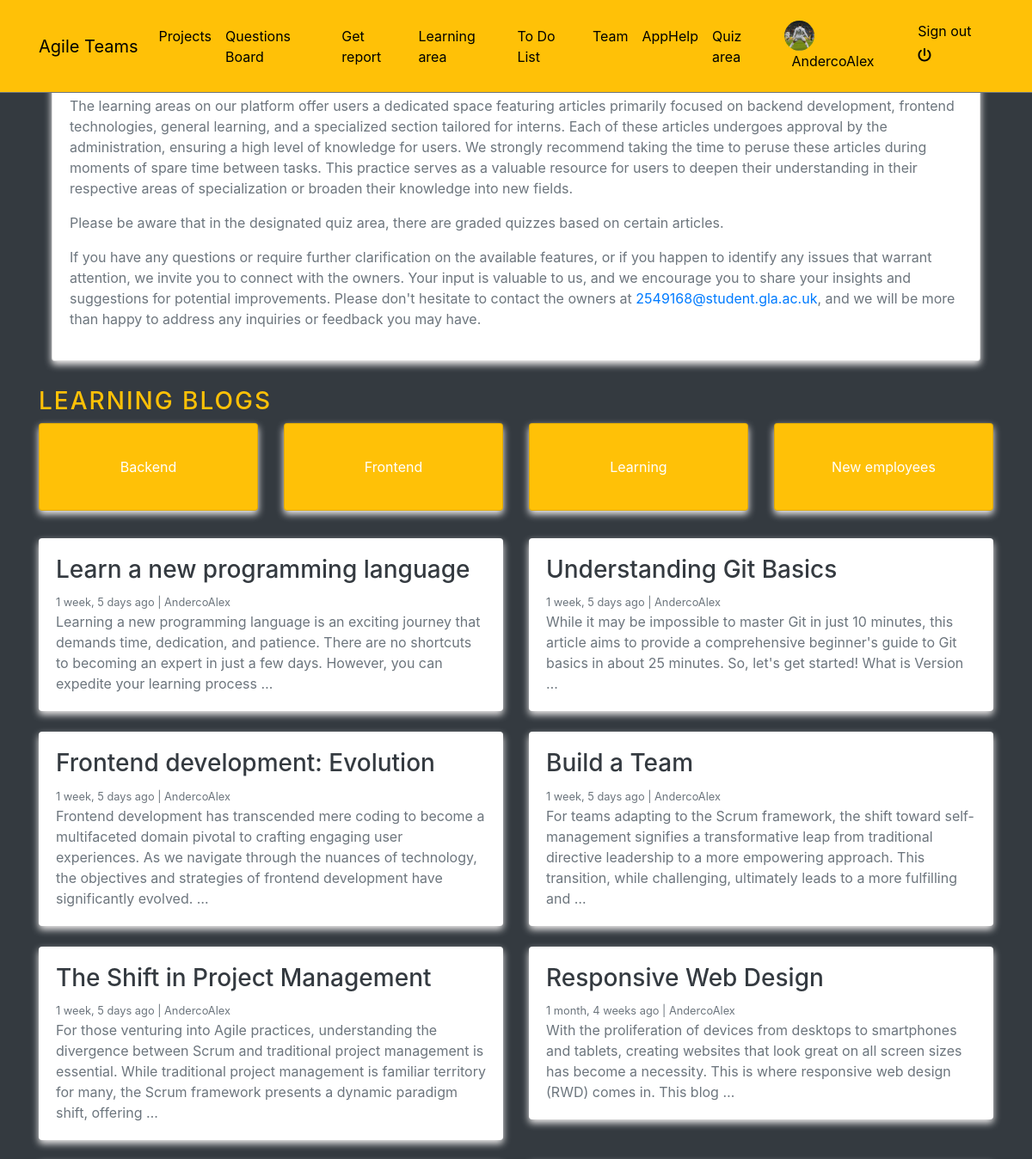
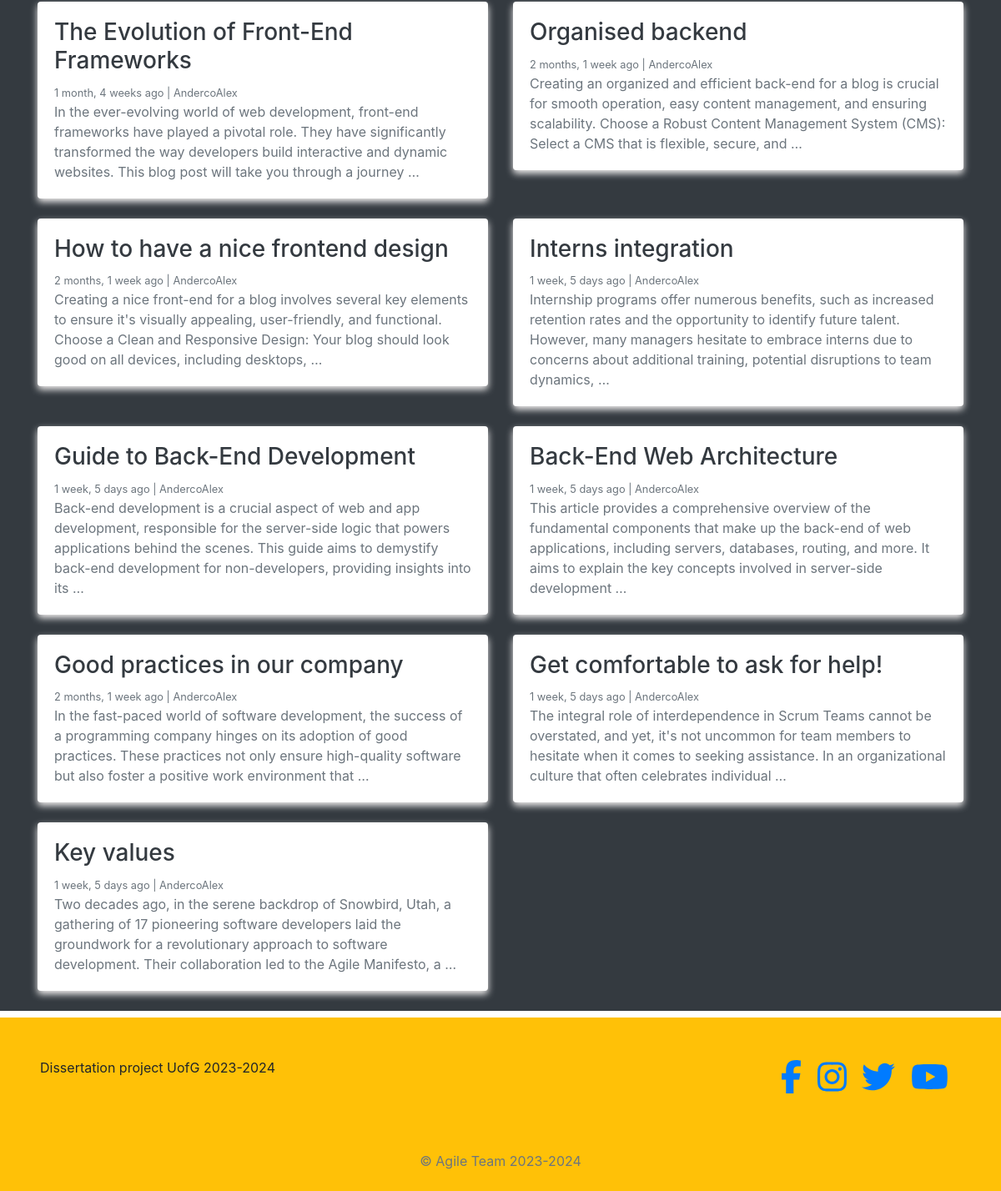
Screenshot of /learning/ (signed in) with the database file from the repository (2 pictures, top to bottom).
### blogs/models.py (models this page shows, shortened)
class Category(models.Model):
    category_name = models.CharField(max_length=200, unique=True)
    created_at = models.DateTimeField(auto_now_add=True)
    updated_at = models.DateTimeField(auto_now=True)
    class Meta:
        verbose_name_plural = 'Categories'

class Blog(models.Model):
    title = models.CharField(max_length=200)
    slug = models.SlugField(max_length=250, unique=True, blank=True)
    category = models.ForeignKey(Category, on_delete=models.CASCADE)
    author = models.ForeignKey(User, on_delete=models.CASCADE)
    short_description =models.TextField(max_length=500)
    description = models.TextField(blank=True, null=True)
    blog_body = models.TextField(max_length=5000)
    status = models.CharField(max_length=20, choices= STATUS_CHOICES, default='Draft')
    created_at = models.DateTimeField(auto_now_add=True)
    updated_at = models.DateTimeField(auto_now=True)

### agile/views.py (the view)
# urls.py: 2. Add a URL to urlpatterns:  path('', views.home, name='home')
def home(request):
    categories = Category.objects.all()
    posts = Blog.objects.filter(status='Published').order_by('updated_at')
    context = {
        'categories': categories,
        'posts': posts,
    }
    return render(request, 'home.html', context)

### blogs/context_processors.py (called while the page is built)
def get_categories(request):
    categories = Category.objects.all()
    return dict(categories=categories)

### profiles/context_processors.py (called while the page is built)
def profile_pic(request):
    if request.user.is_authenticated:
        user = request.user
        try:
            profile_obj = Profile.objects.get(user=user)
            pic = profile_obj.profile_picture
        except Profile.DoesNotExist:
            pic = None
        return {'picture':pic}
    return {}

def get_profile(request):
    if request.user.is_authenticated:
        user = request.user
        try:
            profile_obj = Profile.objects.get(user=user)
        except Profile.DoesNotExist:
            pic = None
        return {'profile':profile_obj}
    return {}

### templates/home.html
{% extends 'base.html' %}
{% block content %}
{% if request.user.is_authenticated  %}
    <div class="container" style="margin-top: 70px; ">
      <div class="container">
        <div class="card">
            <div class="card-body">
<p> The learning areas on our platform offer users a dedicated space featuring articles primarily focused on backend development, frontend technologies, general learning, and a specialized section tailored for interns. Each of these articles undergoes approval by the administration, ensuring a high level of knowledge for users. We strongly recommend taking the time to peruse these articles during moments of spare time between tasks. This practice serves as a valuable resource for users to deepen their understanding in their respective areas of specialization or broaden their knowledge into new fields. </p>
<p>Please be aware that in the designated quiz area, there are graded quizzes based on certain articles.</p>
<p>If you have any questions or require further clarification on the available features, or if you happen to identify any issues that warrant attention, we invite you to connect with the owners. Your input is valuable to us, and we encourage you to share your insights and suggestions for potential improvements. Please don't hesitate to contact the owners at <a href="mailto:2549168@student.gla.ac.uk">2549168@student.gla.ac.uk</a>, and we will be more than happy to address any inquiries or feedback you may have.</p>
</div>
        </div>
    </div>
        <h3 class="text-uppercase text-warning" style="letter-spacing: 2px; margin-top: 30px;">Learning Blogs</h3>
        <div class="row mb-4">
            <div class="col-md-12 text-center">
                <div class="card-deck">
                    {% for category in categories %}
                        <a href="{% url 'posts_by_category' category.id %}" class="card text-white bg-warning mb-2">
                            <div class="card-body d-flex justify-content-center align-items-center" style="height: 100px;">
                                <span class="card-text">{{ category.category_name }}</span>
                            </div>
                        </a>
                    {% endfor %}
                </div>
            </div>
        </div>
        <div class="row mb-2">
            {% for blog_post in posts %}
                <div class="col-md-6">
                    <div class="card border-0 mb-4">
                        <div class="card-body">
                            <h3><a href="{% url 'blogs' blog_post.slug %}" class="text-dark">{{ blog_post.title }}</a></h3>
                            <small class="mb-1 text-muted">{{ blog_post.created_at | timesince }} ago | {{ blog_post.author }}</small>
                            <p class="card-text">{{ blog_post.short_description | truncatewords:35 }}</p>
                        </div>
                    </div>
                </div>
            {% endfor %}
        </div>
    </div>
    {% else %}
    <div class = "text-white text-center h3" style="margin-top: 70px;"> Please log in! </div>
    {% endif %}
{% endblock %}

### templates/navbar.html (shortened to what this page needs)
<!DOCTYPE html>
<html lang="en">
<head>
</head>
<body>
<nav class="navbar navbar-icon-top navbar-expand-lg navbar-dark bg-warning border-bottom border-secondary fixed-top py-3">
    <div class="container">
        <a class="navbar-brand" href="{% url 'help' %}">Agile Teams</a>
        <div class="collapse navbar-collapse" id="navbarSupportedContent">
            <ul class="navbar-nav mr-auto">
                <li class="nav-item">
                    <a class="nav-link" href="{% url "reports:home" %}">Projects</a>
                </li>
                <li class="nav-item">
                    <a class="nav-link" href="{% url "posts:post-list" %}">Questions Board</a>
                </li>
                <li class="nav-item">
                    <a class="nav-link" href="{% url "reports:select-view" %}">Get report</a>
                </li>
                <li class="nav-item">
                    <a class="nav-link" href="{% url 'home' %}">Learning area</a>
                </li>
                <li class="nav-item">
                    <a class="nav-link" href="{% url 'todo' %}">To Do List</a>
                </li>
                <li class="nav-item">
                    <a class="nav-link" href="{% url 'team' %}">Team</a>
                </li>
                <li class="nav-item">
                    <a class="nav-link" href="{% url 'help' %}">AppHelp</a>
                </li>
                <li class="nav-item">
                    <a class="nav-link" href="{% url 'quiz:quiz_home' %}">Quiz area</a>
                </li>
            </ul>
            <ul class='navbar-nav'>
                {% if request.user.is_authenticated %}
                    <li class='nav-item'>
                        <a class='nav-link' href='{% url "profiles:profile-view" %}'>
                            <img src='{{picture.url}}' class='img-avatar' alt='profile picture'>
                            <span class='ml-2'> {{request.user}} </span>
                        </a>
                    </li>
                    <li class="nav-item">
                        <a class="nav-link" href="{% url 'account_logout' %}">
                            Sign out <i class="fas fa-power-off mt-2"></i>
                        </a>
                    </li>
                {% else %}
                    <li class="nav-item">
                        <a class="nav-link" href="{% url 'account_login' %}">
                            Sign in <i class="fa fa-sign-in-alt"></i>
                        </a>
                    </li>
                {% endif %}
            </ul>
        </div>
    </div>
</nav>
</body>
</html>

### static/style.css (style rules this page uses)
.img-avatar { height: 35px; width: 35px; border-radius: 50%; }
body { background-color: orange; }

### static/test.css (style rules this page uses)
body { font-family: 'Arial', sans-serif; background-color: orange; margin: 0; padding: 0; }
.navbar-nav .nav-link { color: black !important; }
.card { box-shadow: 0 4px 8px #f5f3f3; transition: transform 0.3s, box-shadow 0.3s; }
.card-body { padding: 20px; }
p { color: #6c757d; }
.text-center { text-align: center; }
.text-white { color: #ffffff; }

### templates/navbar.html (style rules this page uses)
.navbar-nav .nav-link { color: black !important; }
.navbar-brand { color: black !important; }

### rows the page displays
Category: category_name "Backend"
Category: category_name "Frontend"
Category: category_name "Learning"
Category: category_name "New employees"
Blog: title "Learn a new programming language", created_at "1 week, 5 days", author "AndercoAlex", short_description "Learning a new programming language is an exciting journey that demands time, dedication, and patience. There are no shortcuts to becoming an expert in just a few days. However, you can expedite your learning process …"
Blog: title "Understanding Git Basics", created_at "1 week, 5 days", author "AndercoAlex", short_description "While it may be impossible to master Git in just 10 minutes, this article aims to provide a comprehensive beginner's guide to Git basics in about 25 minutes. So, let's get started! What is Version …"
Blog: title "Frontend development: Evolution", created_at "1 week, 5 days", author "AndercoAlex", short_description "Frontend development has transcended mere coding to become a multifaceted domain pivotal to crafting engaging user experiences. As we navigate through the nuances of technology, the objectives and strategies of frontend development have significantly evolved. …"
Blog: title "Build a Team", created_at "1 week, 5 days", author "AndercoAlex", short_description "For teams adapting to the Scrum framework, the shift toward self-management signifies a transformative leap from traditional directive leadership to a more empowering approach. This transition, while challenging, ultimately leads to a more fulfilling and …"
Blog: title "The Shift in Project Management", created_at "1 week, 5 days", author "AndercoAlex", short_description "For those venturing into Agile practices, understanding the divergence between Scrum and traditional project management is essential. While traditional project management is familiar territory for many, the Scrum framework presents a dynamic paradigm shift, offering …"
Blog: title "Responsive Web Design", created_at "1 month, 4 weeks", author "AndercoAlex", short_description "With the proliferation of devices from desktops to smartphones and tablets, creating websites that look great on all screen sizes has become a necessity. This is where responsive web design (RWD) comes in. This blog …"
Blog: title "The Evolution of Front-End Frameworks", created_at "1 month, 4 weeks", author "AndercoAlex", short_description "In the ever-evolving world of web development, front-end frameworks have played a pivotal role. They have significantly transformed the way developers build interactive and dynamic websites. This blog post will take you through a journey …"
Blog: title "Organised backend", created_at "2 months, 1 week", author "AndercoAlex", short_description "Creating an organized and efficient back-end for a blog is crucial for smooth operation, easy content management, and ensuring scalability. Choose a Robust Content Management System (CMS): Select a CMS that is flexible, secure, and …"
Blog: title "How to have a nice frontend design", created_at "2 months, 1 week", author "AndercoAlex", short_description "Creating a nice front-end for a blog involves several key elements to ensure it's visually appealing, user-friendly, and functional. Choose a Clean and Responsive Design: Your blog should look good on all devices, including desktops, …"
Blog: title "Interns integration", created_at "1 week, 5 days", author "AndercoAlex", short_description "Internship programs offer numerous benefits, such as increased retention rates and the opportunity to identify future talent. However, many managers hesitate to embrace interns due to concerns about additional training, potential disruptions to team dynamics, …"
Blog: title "Guide to Back-End Development", created_at "1 week, 5 days", author "AndercoAlex", short_description "Back-end development is a crucial aspect of web and app development, responsible for the server-side logic that powers applications behind the scenes. This guide aims to demystify back-end development for non-developers, providing insights into its …"
Blog: title "Back-End Web Architecture", created_at "1 week, 5 days", author "AndercoAlex", short_description "This article provides a comprehensive overview of the fundamental components that make up the back-end of web applications, including servers, databases, routing, and more. It aims to explain the key concepts involved in server-side development …"
Blog: title "Good practices in our company", created_at "2 months, 1 week", author "AndercoAlex", short_description "In the fast-paced world of software development, the success of a programming company hinges on its adoption of good practices. These practices not only ensure high-quality software but also foster a positive work environment that …"
Blog: title "Get comfortable to ask for help!", created_at "1 week, 5 days", author "AndercoAlex", short_description "The integral role of interdependence in Scrum Teams cannot be overstated, and yet, it's not uncommon for team members to hesitate when it comes to seeking assistance. In an organizational culture that often celebrates individual …"
Blog: title "Key values", created_at "1 week, 5 days", author "AndercoAlex", short_description "Two decades ago, in the serene backdrop of Snowbird, Utah, a gathering of 17 pioneering software developers laid the groundwork for a revolutionary approach to software development. Their collaboration led to the Agile Manifesto, a …"

### other values shown
{{ request.user }} "AndercoAlex"
